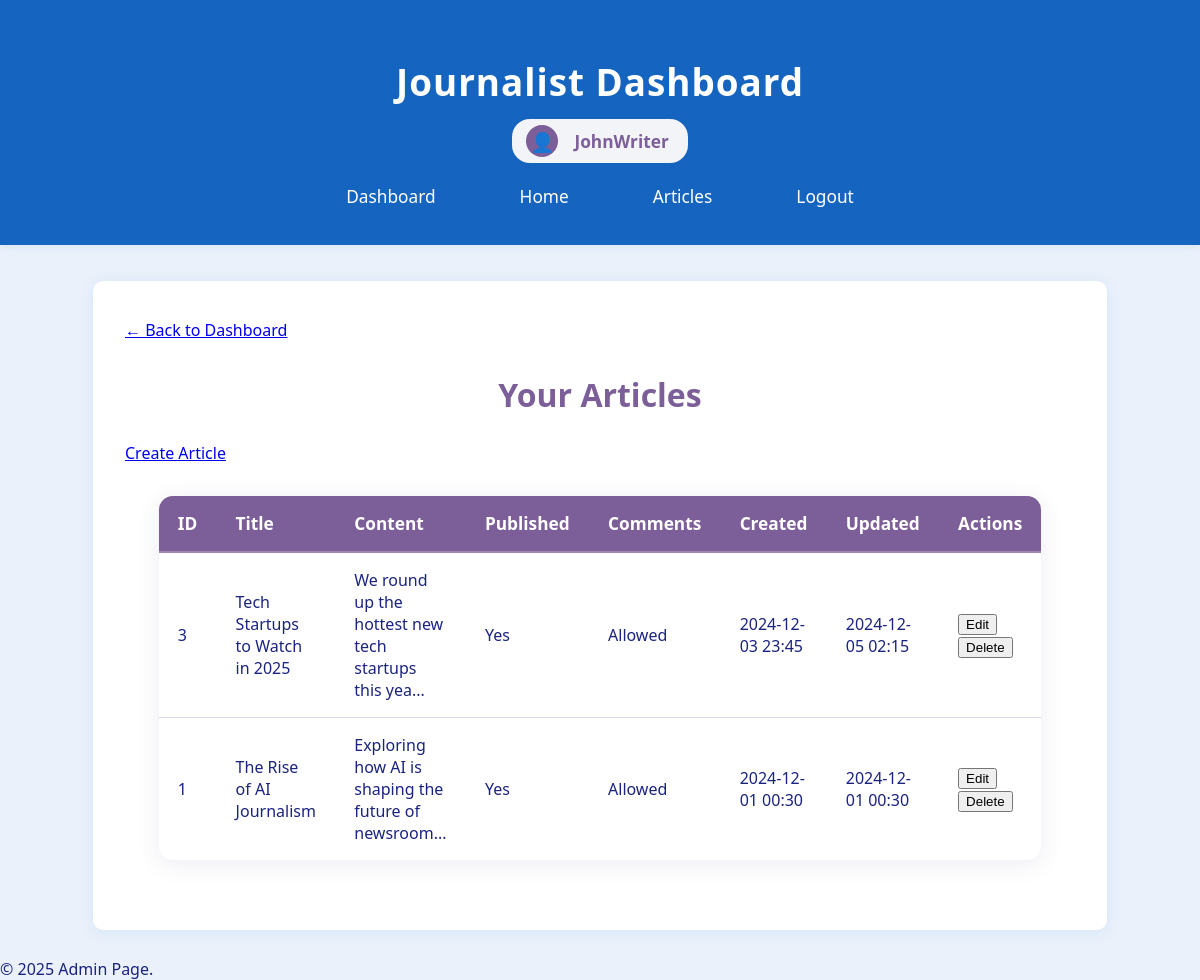
The page /public/admin/yourArticles (signed in) on the database as committed earlier.
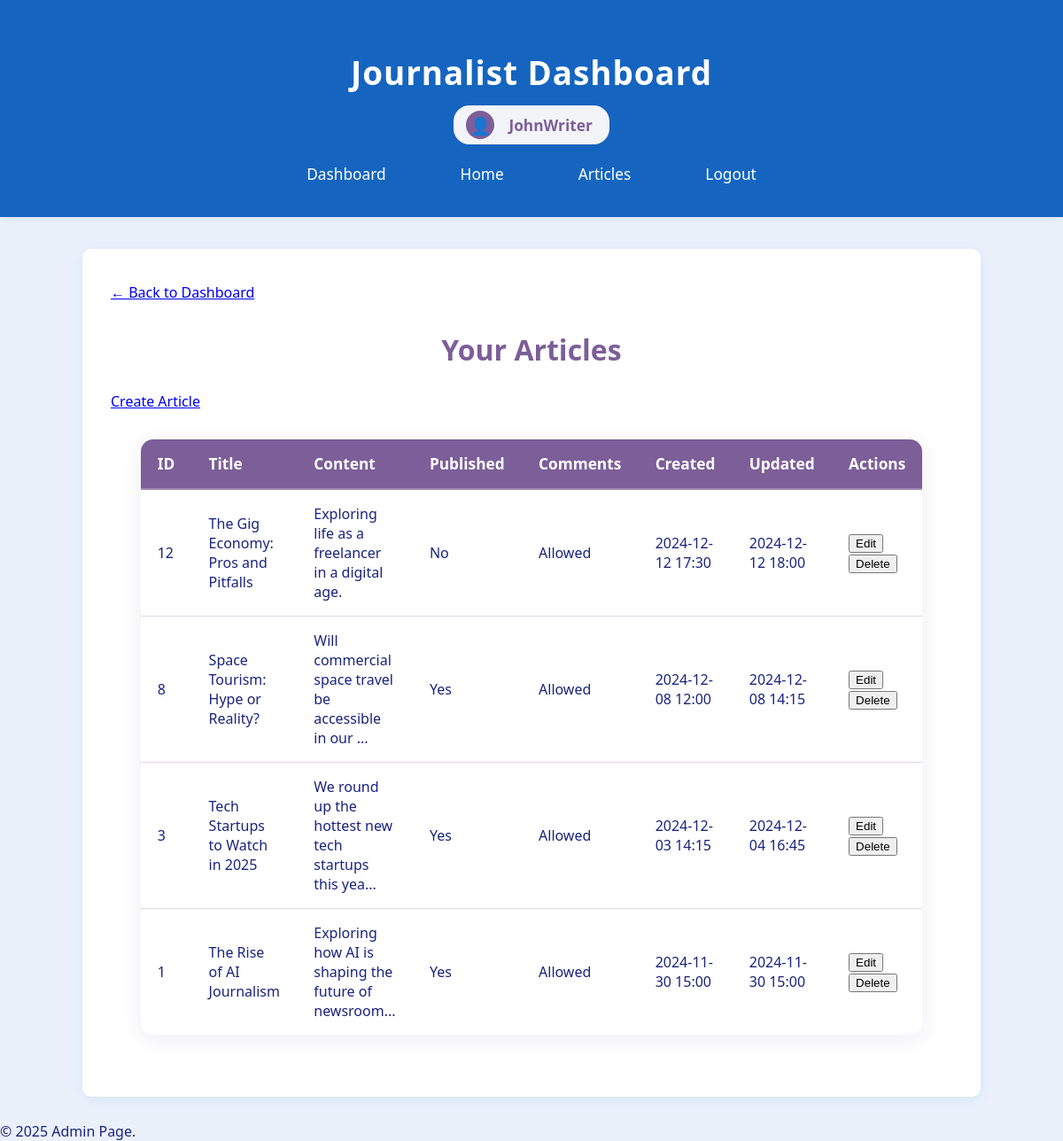
The same page on the database as committed later.
### tables this page shows
CREATE TABLE `articles` (
  `id` int(11) NOT NULL,
  `title` varchar(255) NOT NULL,
  `content` text NOT NULL,
  `author_id` int(11) DEFAULT NULL,
  `is_published` tinyint(1) DEFAULT 0,
  `allow_comments` tinyint(1) DEFAULT 1,
  `created_at` timestamp NOT NULL DEFAULT current_timestamp(),
  `updated_at` timestamp NOT NULL DEFAULT current_timestamp() ON UPDATE current_timestamp(),
  `image_data` longblob DEFAULT NULL
);

### app/helpers.php (called while the page is built, shortened)
<?php
function render($view, $data = [], $layout = 'layout') {
    extract($data);
    require views_path($view . '.php');
}
function base_path($path = '') {
    return realpath(__DIR__ . '/../' . '/' . ltrim($path, '/'));
}
function views_path($path = '') {
    return base_path('app/views/' . ltrim($path, '/'));
}

### app/controllers/AdminController.php (called while the page is built, shortened)
<?php
class AdminController {
    public function yourArticles() {
        $userId = $_SESSION['user']['id'];
        $db = new Database();
        $pdo = $db->connect();
        $stmt = $pdo->prepare("SELECT * FROM articles WHERE author_id = ? ORDER BY created_at DESC");
        $stmt->execute([$userId]);
        $articles = $stmt->fetchAll(PDO::FETCH_ASSOC);
        render('admin/yourArticles', ['articles' => $articles], layout: 'admin/layout');
    }
}
?>

### app/views/admin/yourArticles.php (the view, shortened to what the changed rows need)
<div class="container-fluid mt-4">
    <div class="row mb-4">
        <div class="col">
            <h2>Your Articles</h2>
        </div>
    </div>
    <div class="card">
        <div class="card-body">
            <div class="table-responsive">
                <table class="table table-hover">
                    <thead>
                        <tr>
                            <th>ID</th>
                            <th>Title</th>
                            <th>Content</th>
                            <th>Published</th>
                            <th>Comments</th>
                            <th>Created</th>
                            <th>Updated</th>
                            <th>Actions</th>
                        </tr>
                    </thead>
                    <tbody>
                        <?php if (empty($articles)): ?>
                            <tr>
                                <td colspan="8" class="text-center">No articles found</td>
                            </tr>
                        <?php else: ?>
                            <?php foreach ($articles as $article): ?>
                                <tr>
                                    <td><?= $article['id'] ?></td>
                                    <td><?= htmlspecialchars($article['title']) ?></td>
                                    <td><?= htmlspecialchars(substr($article['content'], 0, 50)) ?><?= strlen($article['content']) > 50 ? '...' : '' ?></td>
                                    <td>
                                        <span class="badge <?= $article['is_published'] ? 'bg-success' : 'bg-warning' ?>">
                                            <?= $article['is_published'] ? 'Yes' : 'No' ?>
                                        </span>
                                    </td>
                                    <td>
                                        <span class="badge <?= $article['allow_comments'] ? 'bg-info' : 'bg-secondary' ?>">
                                            <?= $article['allow_comments'] ? 'Allowed' : 'Disabled' ?>
                                        </span>
                                    </td>
                                    <td><?= date('Y-m-d H:i', strtotime($article['created_at'])) ?></td>
                                    <td><?= date('Y-m-d H:i', strtotime($article['updated_at'])) ?></td>
                                    <td>
                                        <div class="btn-group">
                                            <form action="/PHP_MVC/public/admin/editArticles" method="get" style="display:inline;">
                                                <button type="submit" class="btn btn-sm btn-primary">Edit</button>
                                            </form>
                                            <?php if (
                                                ($_SESSION['user']['role_id'] == 1 && $_SESSION['user']['id'] == $article['author_id'])
                                                || in_array($_SESSION['user']['role_id'], [2, 10])
                                            ): ?>
                                            <form action="/PHP_MVC/public/admin/deleteArticles" method="post" style="display:inline;" onsubmit="return confirm('Delete this article?');">
                                                <button type="submit" class="btn btn-sm btn-danger">Delete</button>
                                            </form>
                                            <?php endif; ?>
                                        </div>
                                    </td>
                                </tr>
                            <?php endforeach; ?>
                        <?php endif; ?>
                    </tbody>
                </table>
            </div>
        </div>
    </div>
</div>

Rows that differ between the two databases and show on the page:
added articles: id "12", title "The Gig Economy: Pros and Pitfalls", content "Exploring life as a freelancer in a digital age.", is_published "No", allow_comments "Allowed", created_at "2024-12-12 17:30", updated_at "2024-12-12 18:00"
added articles: id "8", title "Space Tourism: Hype or Reality?", content "Will commercial space travel be accessible in our", is_published "Yes", allow_comments "Allowed", created_at "2024-12-08 12:00", updated_at "2024-12-08 14:15"
changed articles "Tech Startups to Watch in 2025": created_at "2024-12-03 23:45" → "2024-12-03 14:15"; updated_at "2024-12-05 02:15" → "2024-12-04 16:45"
changed articles "The Rise of AI Journalism": created_at "2024-12-01 00:30" → "2024-11-30 15:00"; updated_at "2024-12-01 00:30" → "2024-11-30 15:00"
